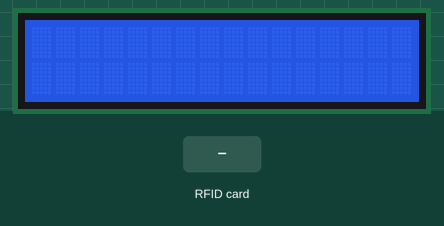
A sketch run on a simulated Arduino Uno, built with avr-gcc and run on an emulated ATmega328P. Parts: 16×2 character LCD. The inputs (shaded band) are chosen by the test bench. What the sketch prints to the serial monitor is not drawn.

Above: at 1.3 s.
1.4 s: RFID card B6 53 21 30 held to the reader
At 2.2 s:
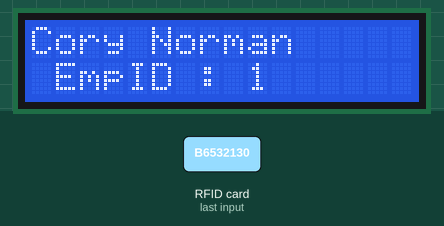
3.1 s: RFID card 36 50 32 05 held to the reader
At 5.9 s:
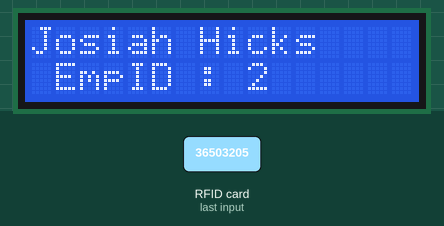
6.2 s: RFID card 5E 7A 19 C4 held to the reader
At 9.1 s:
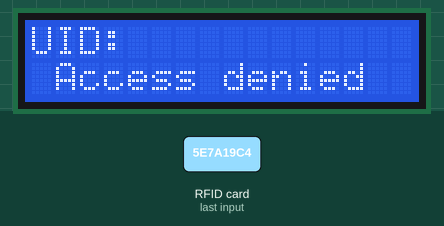
9.3 s: RFID card B6 63 33 05 held to the reader
At 12.7 s:
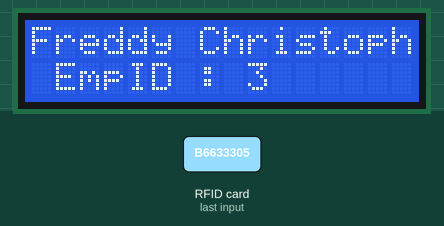
Timing chart, 0 to 14.2 s (numbered marks = the images above; inputs shaded):
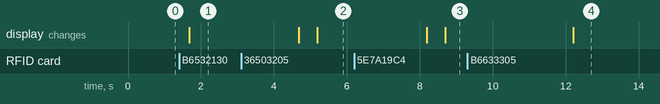

Measured:
- after the input at 1.4 s, the display: changes after 0.27 s (image 1)
- after the input at 3.1 s, the display: first differs from a run without the input after 2.1 s (image 2)
- after the input at 6.2 s, the display: first differs from a run without the input after 2.5 s (image 3)
- after the input at 9.3 s, the display: changes after 2.9 s (image 4)

The sketch:

sketch_jan20a.ino
```cpp
#include <SPI.h>
#include <MFRC522.h>
#include <LiquidCrystal.h>

#define SS_PIN 10
#define RST_PIN 9
MFRC522 mfrc522(SS_PIN, RST_PIN);   // Create MFRC522 instance.

// initialize the library with the numbers of the interface pins
LiquidCrystal lcd(7, 6, 5, 4, 3, 2);

void setup()
{
  Serial.begin(9600);   // Initiate a serial communication
  SPI.begin();      // Initiate  SPI bus
  mfrc522.PCD_Init();   // Initiate MFRC522
  Serial.println("Approximate your card to the reader...");
  Serial.println();

  // set up the LCD's number of columns and rows:
  lcd.begin(16, 2);
  // Print a message to the LCD.
 // lcd.print("hello, world!");

}
void loop()
{
 // lcd.setCursor(0,1);
 // lcd.print(millis()/1000);
   // Turn off the display:
  //lcd.noDisplay();
  //delay(500);
  // Turn on the display:
  lcd.display();
  delay(500);

  // Look for new cards
  if ( ! mfrc522.PICC_IsNewCardPresent())
  {
    return;
  }
  // Select one of the cards
  if ( ! mfrc522.PICC_ReadCardSerial())
  {
    return;
  }
  //Show UID on serial monitor
  lcd.setCursor(0,0);
  Serial.print("UID tag :");
  lcd.print("UID:");
  String content= "";
  byte letter;
  for (byte i = 0; i < mfrc522.uid.size; i++)
  {
     Serial.print(mfrc522.uid.uidByte[i] < 0x10 ? " 0" : " ");
     Serial.print(mfrc522.uid.uidByte[i], HEX);
     content.concat(String(mfrc522.uid.uidByte[i] < 0x10 ? " 0" : " "));
     content.concat(String(mfrc522.uid.uidByte[i], HEX));
  }
  content.toUpperCase();
 // if (content.substring(1) == "BD 31 15 2B") //change here the UID of the card/cards that you want to give access
  if (content.substring(1) == "B6 53 21 30")
  {
    lcd.setCursor(0,1);
    lcd.clear();
    lcd.print("Cory Norman");
    lcd.setCursor(1,1);
    lcd.print("EmpID : 1");
    delay(3000);
    lcd.clear();
  }
  else if (content.substring(1) == "36 50 32 05")
  {
    lcd.setCursor(0,1);
    lcd.clear();
    lcd.print("Josiah Hicks");
    lcd.setCursor(1,1);
    lcd.print("EmpID : 2");
    delay(3000);
    lcd.clear();
  }
  else if (content.substring(1) == "B6 63 33 05")
  {
    lcd.setCursor(0,1);
    lcd.clear();
    lcd.print("Freddy Christopher");
    lcd.setCursor(1,1);
    lcd.print("EmpID : 3");
    delay(3000);
    lcd.clear();
  }
  else if (content.substring(1) == "46 C7 5E 05")
  {
    lcd.setCursor(0,1);
    lcd.clear();
    lcd.print("Jerry Vargas");
    lcd.setCursor(1,1);
    lcd.print("EmpID : 4");
    delay(3000);
    lcd.clear();
  }
  else if (content.substring(1) == "C3 96 C9 83")
  {
    lcd.setCursor(0,1);
    lcd.clear();
    lcd.print("Hector Lee");
    lcd.setCursor(1,1);
    lcd.print("EmpID : 5");
    delay(3000);
    lcd.clear();
  }
  else if (content.substring(1) == "D6 AB F9 2F")
  {
    lcd.setCursor(0,1);
    lcd.clear();
    lcd.print("Elsie Thorne");
    lcd.setCursor(1,1);
    lcd.print("EmpID : 6");
    delay(3000);
    lcd.clear();
  }
  else if (content.substring(1) == "26 AD 20 05")
  {
    lcd.setCursor(0,1);
    lcd.clear();
    lcd.print("Cora Steele");
    lcd.setCursor(1,1);
    lcd.print("EmpID : 7");
    delay(3000);
    lcd.clear();
  }
  else if (content.substring(1) == "86 D8 58 05")
  {
    lcd.setCursor(0,1);
    lcd.clear();
    lcd.print("Esther Hoffman");
    lcd.setCursor(1,1);
    lcd.print("EmpID : 8");
    delay(3000);
    lcd.clear();
  }
  else if (content.substring(1) == "B6 ED F3 04")
  {
    lcd.setCursor(0,1);
    lcd.clear();
    lcd.print("Gemma Byrne");
    lcd.setCursor(1,1);
    lcd.print("EmpID : 9");
    delay(3000);
    lcd.clear();
  }
  else if (content.substring(1) == "36 8F 56 05")
  {
    lcd.setCursor(0,1);
    lcd.clear();
    lcd.print("Iqra Estrada");
    lcd.setCursor(1,1);
    lcd.print("EmpID : 10");
    delay(3000);
    lcd.clear();
  }
 else   {
    lcd.setCursor(0,1);
    Serial.println(" Access denied");
    lcd.print(" Access denied  ");
    delay(3000);
  }
}
```
